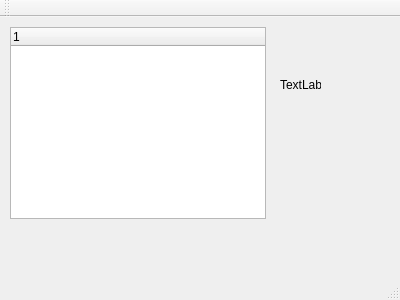
<?xml version="1.0" encoding="UTF-8"?>
<ui version="4.0">
 <class>MainWindow</class>
 <widget class="QMainWindow" name="MainWindow">
  <property name="geometry">
   <rect>
    <x>0</x>
    <y>0</y>
    <width>400</width>
    <height>300</height>
   </rect>
  </property>
  <property name="windowTitle">
   <string>MainWindow</string>
  </property>
  <widget class="QWidget" name="centralWidget">
   <widget class="QTreeWidget" name="treeWidget">
    <property name="geometry">
     <rect>
      <x>10</x>
      <y>10</y>
      <width>256</width>
      <height>192</height>
     </rect>
    </property>
    <column>
     <property name="text">
      <string notr="true">1</string>
     </property>
    </column>
   </widget>
   <widget class="QLabel" name="label">
    <property name="geometry">
     <rect>
      <x>280</x>
      <y>60</y>
      <width>41</width>
      <height>16</height>
     </rect>
    </property>
    <property name="text">
     <string>TextLabel</string>
    </property>
   </widget>
  </widget>
  <widget class="QMenuBar" name="menuBar">
   <property name="geometry">
    <rect>
     <x>0</x>
     <y>0</y>
     <width>400</width>
     <height>17</height>
    </rect>
   </property>
  </widget>
  <widget class="QToolBar" name="mainToolBar">
   <attribute name="toolBarArea">
    <enum>TopToolBarArea</enum>
   </attribute>
   <attribute name="toolBarBreak">
    <bool>false</bool>
   </attribute>
  </widget>
  <widget class="QStatusBar" name="statusBar"/>
 </widget>
 <layoutdefault spacing="6" margin="11"/>
 <resources/>
 <connections/>
</ui>
